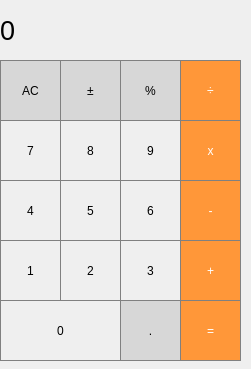
<?xml version="1.0" encoding="UTF-8"?>
<ui version="4.0">
 <class>MainWindow</class>
 <widget class="QMainWindow" name="MainWindow">
  <property name="geometry">
   <rect>
    <x>0</x>
    <y>0</y>
    <width>251</width>
    <height>369</height>
   </rect>
  </property>
  <property name="windowTitle">
   <string>MainWindow</string>
  </property>
  <widget class="QWidget" name="centralWidget">
   <widget class="QLabel" name="result_show">
    <property name="geometry">
     <rect>
      <x>0</x>
      <y>0</y>
      <width>241</width>
      <height>61</height>
     </rect>
    </property>
    <property name="font">
     <font>
      <pointsize>20</pointsize>
     </font>
    </property>
    <property name="styleSheet">
     <string notr="true">QLabel {
  qproperty-alignment: 'AlignVCenter | AlignRight';
  border: 1px solid gray;
}

background-color : white;</string>
    </property>
    <property name="text">
     <string>0</string>
    </property>
   </widget>
   <widget class="QPushButton" name="pushButton_7">
    <property name="geometry">
     <rect>
      <x>0</x>
      <y>120</y>
      <width>61</width>
      <height>61</height>
     </rect>
    </property>
    <property name="styleSheet">
     <string notr="true">QPushButton {
   border: 1px solid gray;
}
QPushButton:pressed {
    background-color: qlineargradient(x1: 0, y1: 0, x2: 0, y2: 1,
                                      stop: 0 #dadbde, stop: 1 #f6f7fa);
}</string>
    </property>
    <property name="text">
     <string>7</string>
    </property>
   </widget>
   <widget class="QPushButton" name="pushButton_8">
    <property name="geometry">
     <rect>
      <x>60</x>
      <y>120</y>
      <width>61</width>
      <height>61</height>
     </rect>
    </property>
    <property name="styleSheet">
     <string notr="true">QPushButton {
   border: 1px solid gray;
}
QPushButton:pressed {
    background-color: qlineargradient(x1: 0, y1: 0, x2: 0, y2: 1,
                                      stop: 0 #dadbde, stop: 1 #f6f7fa);
}</string>
    </property>
    <property name="text">
     <string>8</string>
    </property>
   </widget>
   <widget class="QPushButton" name="pushButton_multiply">
    <property name="geometry">
     <rect>
      <x>180</x>
      <y>120</y>
      <width>61</width>
      <height>61</height>
     </rect>
    </property>
    <property name="styleSheet">
     <string notr="true">QPushButton {
  background-color: rgb(255, 151, 57);
  color: white; 
  border: 1px solid gray;
}

QPushButton:pressed {
    background-color: qlineargradient(x1: 0, y1: 0, x2: 0, y2: 1,
                                      stop: 0 #FF7832, stop: 1 #FF9739);
}</string>
    </property>
    <property name="text">
     <string>x</string>
    </property>
   </widget>
   <widget class="QPushButton" name="pushButton_9">
    <property name="geometry">
     <rect>
      <x>120</x>
      <y>120</y>
      <width>61</width>
      <height>61</height>
     </rect>
    </property>
    <property name="styleSheet">
     <string notr="true">QPushButton {
   border: 1px solid gray;
}
QPushButton:pressed {
    background-color: qlineargradient(x1: 0, y1: 0, x2: 0, y2: 1,
                                      stop: 0 #dadbde, stop: 1 #f6f7fa);
}</string>
    </property>
    <property name="text">
     <string>9</string>
    </property>
   </widget>
   <widget class="QPushButton" name="pushButton_5">
    <property name="geometry">
     <rect>
      <x>60</x>
      <y>180</y>
      <width>61</width>
      <height>61</height>
     </rect>
    </property>
    <property name="styleSheet">
     <string notr="true">QPushButton {
   border: 1px solid gray;
}
QPushButton:pressed {
    background-color: qlineargradient(x1: 0, y1: 0, x2: 0, y2: 1,
                                      stop: 0 #dadbde, stop: 1 #f6f7fa);
}</string>
    </property>
    <property name="text">
     <string>5</string>
    </property>
   </widget>
   <widget class="QPushButton" name="pushButton_4">
    <property name="geometry">
     <rect>
      <x>0</x>
      <y>180</y>
      <width>61</width>
      <height>61</height>
     </rect>
    </property>
    <property name="styleSheet">
     <string notr="true">QPushButton {
   border: 1px solid gray;
}
QPushButton:pressed {
    background-color: qlineargradient(x1: 0, y1: 0, x2: 0, y2: 1,
                                      stop: 0 #dadbde, stop: 1 #f6f7fa);
}</string>
    </property>
    <property name="text">
     <string>4</string>
    </property>
   </widget>
   <widget class="QPushButton" name="pushButton_minus">
    <property name="geometry">
     <rect>
      <x>180</x>
      <y>180</y>
      <width>61</width>
      <height>61</height>
     </rect>
    </property>
    <property name="styleSheet">
     <string notr="true">QPushButton {
  background-color: rgb(255, 151, 57);
  color: white; 
  border: 1px solid gray;
}

QPushButton:pressed {
    background-color: qlineargradient(x1: 0, y1: 0, x2: 0, y2: 1,
                                      stop: 0 #FF7832, stop: 1 #FF9739);
}</string>
    </property>
    <property name="text">
     <string>-</string>
    </property>
   </widget>
   <widget class="QPushButton" name="pushButton_6">
    <property name="geometry">
     <rect>
      <x>120</x>
      <y>180</y>
      <width>61</width>
      <height>61</height>
     </rect>
    </property>
    <property name="styleSheet">
     <string notr="true">QPushButton {
   border: 1px solid gray;
}
QPushButton:pressed {
    background-color: qlineargradient(x1: 0, y1: 0, x2: 0, y2: 1,
                                      stop: 0 #dadbde, stop: 1 #f6f7fa);
}</string>
    </property>
    <property name="text">
     <string>6</string>
    </property>
   </widget>
   <widget class="QPushButton" name="pushButton_2">
    <property name="geometry">
     <rect>
      <x>60</x>
      <y>240</y>
      <width>61</width>
      <height>61</height>
     </rect>
    </property>
    <property name="styleSheet">
     <string notr="true">QPushButton {
   border: 1px solid gray;
}
QPushButton:pressed {
    background-color: qlineargradient(x1: 0, y1: 0, x2: 0, y2: 1,
                                      stop: 0 #dadbde, stop: 1 #f6f7fa);
}</string>
    </property>
    <property name="text">
     <string>2</string>
    </property>
   </widget>
   <widget class="QPushButton" name="pushButton_dot">
    <property name="geometry">
     <rect>
      <x>120</x>
      <y>300</y>
      <width>61</width>
      <height>61</height>
     </rect>
    </property>
    <property name="styleSheet">
     <string>QPushButton {
  background-color: rgb(215, 215, 215);
  border: 1px solid gray;
}
QPushButton:pressed {
    background-color: qlineargradient(x1: 0, y1: 0, x2: 0, y2: 1,
                                      stop: 0 #BEBEBE, stop: 1 #D7D7D7);
}</string>
    </property>
    <property name="text">
     <string>.</string>
    </property>
   </widget>
   <widget class="QPushButton" name="pushButton_1">
    <property name="geometry">
     <rect>
      <x>0</x>
      <y>240</y>
      <width>61</width>
      <height>61</height>
     </rect>
    </property>
    <property name="styleSheet">
     <string notr="true">QPushButton {
   border: 1px solid gray;
}
QPushButton:pressed {
    background-color: qlineargradient(x1: 0, y1: 0, x2: 0, y2: 1,
                                      stop: 0 #dadbde, stop: 1 #f6f7fa);
}</string>
    </property>
    <property name="text">
     <string>1</string>
    </property>
   </widget>
   <widget class="QPushButton" name="pushButton_result">
    <property name="geometry">
     <rect>
      <x>180</x>
      <y>300</y>
      <width>61</width>
      <height>61</height>
     </rect>
    </property>
    <property name="styleSheet">
     <string notr="true">QPushButton {
  background-color: rgb(255, 151, 57);
  color: white; 
  border: 1px solid gray;
}

QPushButton:pressed {
    background-color: qlineargradient(x1: 0, y1: 0, x2: 0, y2: 1,
                                      stop: 0 #FF7832, stop: 1 #FF9739);
}</string>
    </property>
    <property name="text">
     <string>=</string>
    </property>
   </widget>
   <widget class="QPushButton" name="pushButton_0">
    <property name="geometry">
     <rect>
      <x>0</x>
      <y>300</y>
      <width>121</width>
      <height>61</height>
     </rect>
    </property>
    <property name="styleSheet">
     <string notr="true">QPushButton {
   border: 1px solid gray;
}
QPushButton:pressed {
    background-color: qlineargradient(x1: 0, y1: 0, x2: 0, y2: 1,
                                      stop: 0 #dadbde, stop: 1 #f6f7fa);
}</string>
    </property>
    <property name="text">
     <string>0</string>
    </property>
   </widget>
   <widget class="QPushButton" name="pushButton_plus">
    <property name="geometry">
     <rect>
      <x>180</x>
      <y>240</y>
      <width>61</width>
      <height>61</height>
     </rect>
    </property>
    <property name="styleSheet">
     <string notr="true">QPushButton {
  background-color: rgb(255, 151, 57);
  color: white; 
  border: 1px solid gray;
}

QPushButton:pressed {
    background-color: qlineargradient(x1: 0, y1: 0, x2: 0, y2: 1,
                                      stop: 0 #FF7832, stop: 1 #FF9739);
}</string>
    </property>
    <property name="text">
     <string>+</string>
    </property>
   </widget>
   <widget class="QPushButton" name="pushButton_3">
    <property name="geometry">
     <rect>
      <x>120</x>
      <y>240</y>
      <width>61</width>
      <height>61</height>
     </rect>
    </property>
    <property name="styleSheet">
     <string notr="true">QPushButton {
   border: 1px solid gray;
}
QPushButton:pressed {
    background-color: qlineargradient(x1: 0, y1: 0, x2: 0, y2: 1,
                                      stop: 0 #dadbde, stop: 1 #f6f7fa);
}</string>
    </property>
    <property name="text">
     <string>3</string>
    </property>
   </widget>
   <widget class="QPushButton" name="pushButton_percent">
    <property name="geometry">
     <rect>
      <x>120</x>
      <y>60</y>
      <width>61</width>
      <height>61</height>
     </rect>
    </property>
    <property name="styleSheet">
     <string notr="true">QPushButton {
  background-color: rgb(215, 215, 215);
  border: 1px solid gray;
}
QPushButton:pressed {
    background-color: qlineargradient(x1: 0, y1: 0, x2: 0, y2: 1,
                                      stop: 0 #BEBEBE, stop: 1 #D7D7D7);
}</string>
    </property>
    <property name="text">
     <string>%</string>
    </property>
   </widget>
   <widget class="QPushButton" name="pushButton_plus_minus">
    <property name="geometry">
     <rect>
      <x>60</x>
      <y>60</y>
      <width>61</width>
      <height>61</height>
     </rect>
    </property>
    <property name="styleSheet">
     <string notr="true">QPushButton {
  background-color: rgb(215, 215, 215);
  border: 1px solid gray;
}
QPushButton:pressed {
    background-color: qlineargradient(x1: 0, y1: 0, x2: 0, y2: 1,
                                      stop: 0 #BEBEBE, stop: 1 #D7D7D7);
}</string>
    </property>
    <property name="text">
     <string>±</string>
    </property>
   </widget>
   <widget class="QPushButton" name="pushButton_divide">
    <property name="geometry">
     <rect>
      <x>180</x>
      <y>60</y>
      <width>61</width>
      <height>61</height>
     </rect>
    </property>
    <property name="styleSheet">
     <string notr="true">QPushButton {
  background-color: rgb(255, 151, 57);
  color: white; 
  border: 1px solid gray;
}

QPushButton:pressed {
    background-color: qlineargradient(x1: 0, y1: 0, x2: 0, y2: 1,
                                      stop: 0 #FF7832, stop: 1 #FF9739);
}</string>
    </property>
    <property name="text">
     <string>÷</string>
    </property>
   </widget>
   <widget class="QPushButton" name="pushButton_clear">
    <property name="geometry">
     <rect>
      <x>0</x>
      <y>60</y>
      <width>61</width>
      <height>61</height>
     </rect>
    </property>
    <property name="styleSheet">
     <string notr="true">QPushButton {
  background-color: rgb(215, 215, 215);
  border: 1px solid gray;
}
QPushButton:pressed {
    background-color: qlineargradient(x1: 0, y1: 0, x2: 0, y2: 1,
                                      stop: 0 #BEBEBE, stop: 1 #D7D7D7);
}</string>
    </property>
    <property name="text">
     <string>AC</string>
    </property>
   </widget>
  </widget>
 </widget>
 <layoutdefault spacing="6" margin="11"/>
 <resources/>
 <connections/>
</ui>
